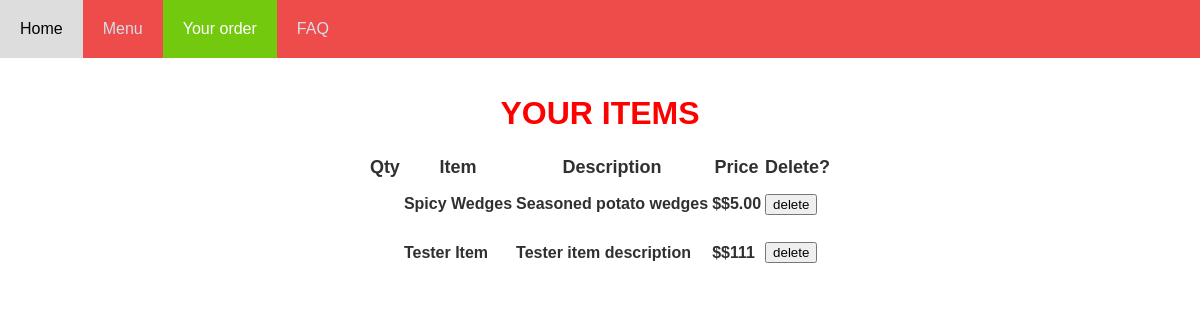
The page /orders on the database as committed earlier.
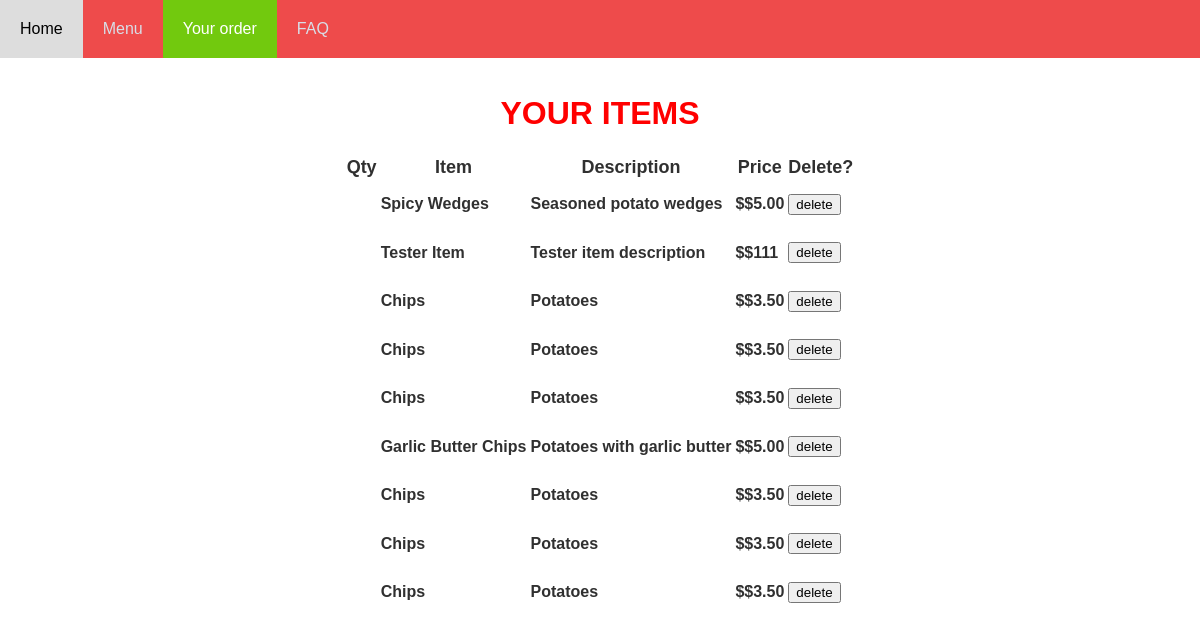
The same page on the database as committed later.
### tables this page shows
CREATE TABLE order_item (item_id INTEGER REFERENCES item (id), id INTEGER PRIMARY KEY);

CREATE TABLE item (id INTEGER PRIMARY KEY, name STRING, description STRING, price DECIMAL, type STRING (100));

### main.py (the view)
@app.route("/orders")
def orders():
    cursor = get_db().cursor()
    sql = "SELECT item.id, name, description, price, order_item.id FROM item INNER JOIN order_item ON item.id = order_item.item_id"
    cursor.execute(sql)
    results = cursor.fetchall()
    return render_template("order.html", results=results)

### main.py (called while the page is built)
def get_db():
    db = getattr(g, '_database', None)
    if db is None:
        db = g._database = sqlite3.connect(DATABASE)
    return db

@app.teardown_appcontext
def close_connection(exception):
    db = getattr(g, '_database', None)
    if db is not None:
        db.close()

### templates/order.html (shortened to what this page needs)
<!DOCTYPE html>
<html lang="en">
<head>
</head>
<body>
<link rel="stylesheet" href={{url_for('static',filename='stickymenu.css')}}>
<link rel="stylesheet" href={{url_for('static',filename='text.css')}}>
  <div id="navbar">
      <a href="http://127.0.0.1:5000/home">Home</a>
      <a href="http://127.0.0.1:5000/menu">Menu</a>
      <a class = "active" href="http://127.0.0.1:5000/orders">Your order</a>
      <a href="http://127.0.0.1:5000/faq">FAQ</a>
    </div>
  <div class="content">
  <h1>YOUR ITEMS</h1>
  <table class="center">
      <tr>
        <th>Qty</th>
        <th>Item</th>
        <th>Description</th>
        <th>Price</th>
        <th>Delete?</th>
      </tr>
  {% for item in results %}
<tr>
    <td><h2></h2></td>
    <td><h2>{{ item [1] }}</h2></td>
    <td><h2>{{ item [2] }}</h2></td>
    <td><h2>${{ item [3] }}</h2></td>
    <td>
      <form action="/delete" method="post">
        <input type="submit" value="delete">
      </form>
    </td>
</tr>
  {% endfor %}
  </table>
  </div>
</body>
</html>

Rows that differ between the two databases and show on the page:
added order_item: name "Chips", description "Potatoes", price "$3.50"
added order_item: name "Chips", description "Potatoes", price "$3.50"
added order_item: name "Chips", description "Potatoes", price "$3.50"
added order_item: name "Garlic Butter Chips", description "Potatoes with garlic butter", price "$5.00"
added order_item: name "Chips", description "Potatoes", price "$3.50"
added order_item: name "Chips", description "Potatoes", price "$3.50"
added order_item: name "Chips", description "Potatoes", price "$3.50"
